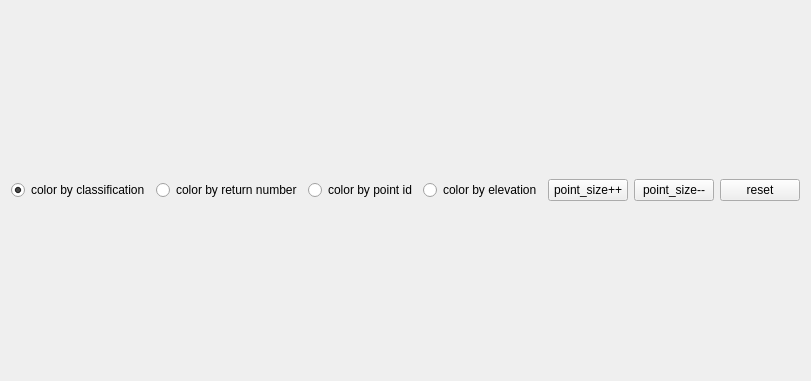
<?xml version="1.0" encoding="UTF-8"?>
<ui version="4.0">
 <class>Form</class>
 <widget class="QWidget" name="Form">
  <property name="geometry">
   <rect>
    <x>0</x>
    <y>0</y>
    <width>745</width>
    <height>381</height>
   </rect>
  </property>
  <property name="windowTitle">
   <string>Form</string>
  </property>
  <layout class="QVBoxLayout" name="verticalLayout">
   <item>
    <layout class="QGridLayout" name="gridLayout">
     <item row="0" column="2">
      <widget class="QRadioButton" name="rdb_color_by_pid">
       <property name="text">
        <string>color by point id</string>
       </property>
      </widget>
     </item>
     <item row="0" column="1">
      <widget class="QRadioButton" name="rdb_color_by_rn">
       <property name="text">
        <string>color by return number</string>
       </property>
      </widget>
     </item>
     <item row="0" column="6">
      <widget class="QPushButton" name="bt_reset_view">
       <property name="sizePolicy">
        <sizepolicy hsizetype="Minimum" vsizetype="Fixed">
         <horstretch>0</horstretch>
         <verstretch>0</verstretch>
        </sizepolicy>
       </property>
       <property name="text">
        <string>reset</string>
       </property>
      </widget>
     </item>
     <item row="0" column="0">
      <widget class="QRadioButton" name="rdb_color_by_class">
       <property name="text">
        <string>color by classification</string>
       </property>
       <property name="checked">
        <bool>true</bool>
       </property>
      </widget>
     </item>
     <item row="0" column="4">
      <widget class="QPushButton" name="bt_ps_plus">
       <property name="text">
        <string>point_size++</string>
       </property>
      </widget>
     </item>
     <item row="0" column="5">
      <widget class="QPushButton" name="bt_ps_minus">
       <property name="text">
        <string>point_size--</string>
       </property>
      </widget>
     </item>
     <item row="0" column="3">
      <widget class="QRadioButton" name="rdb_color_by_z">
       <property name="text">
        <string>color by elevation</string>
       </property>
      </widget>
     </item>
    </layout>
   </item>
  </layout>
 </widget>
 <resources/>
 <connections/>
</ui>
